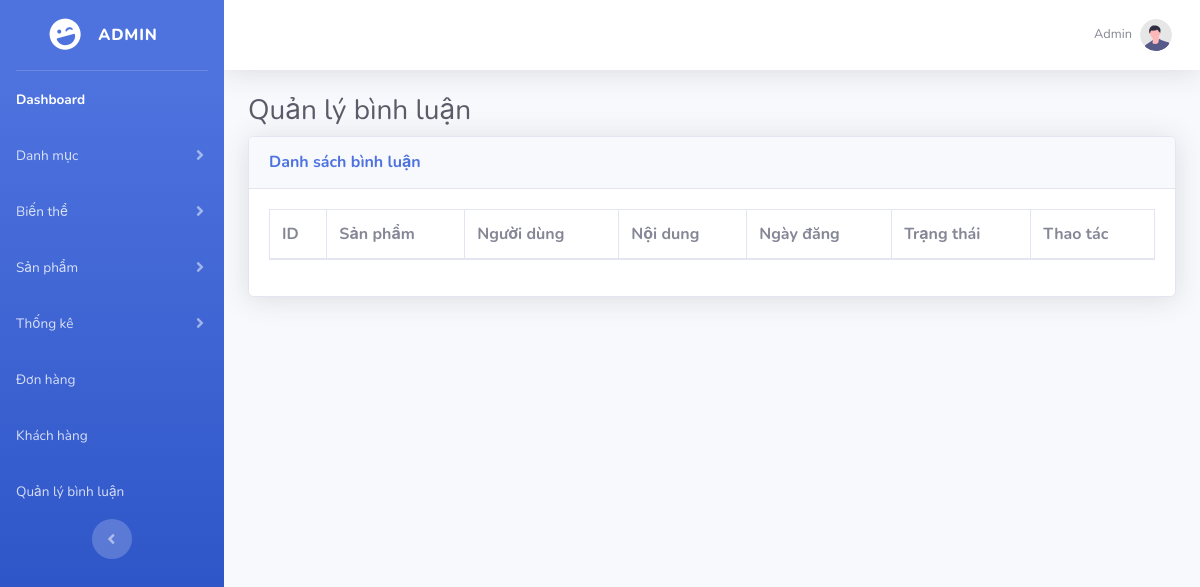
The page /Du_An_1/admin/index.php?act=listComments on the database as committed earlier.
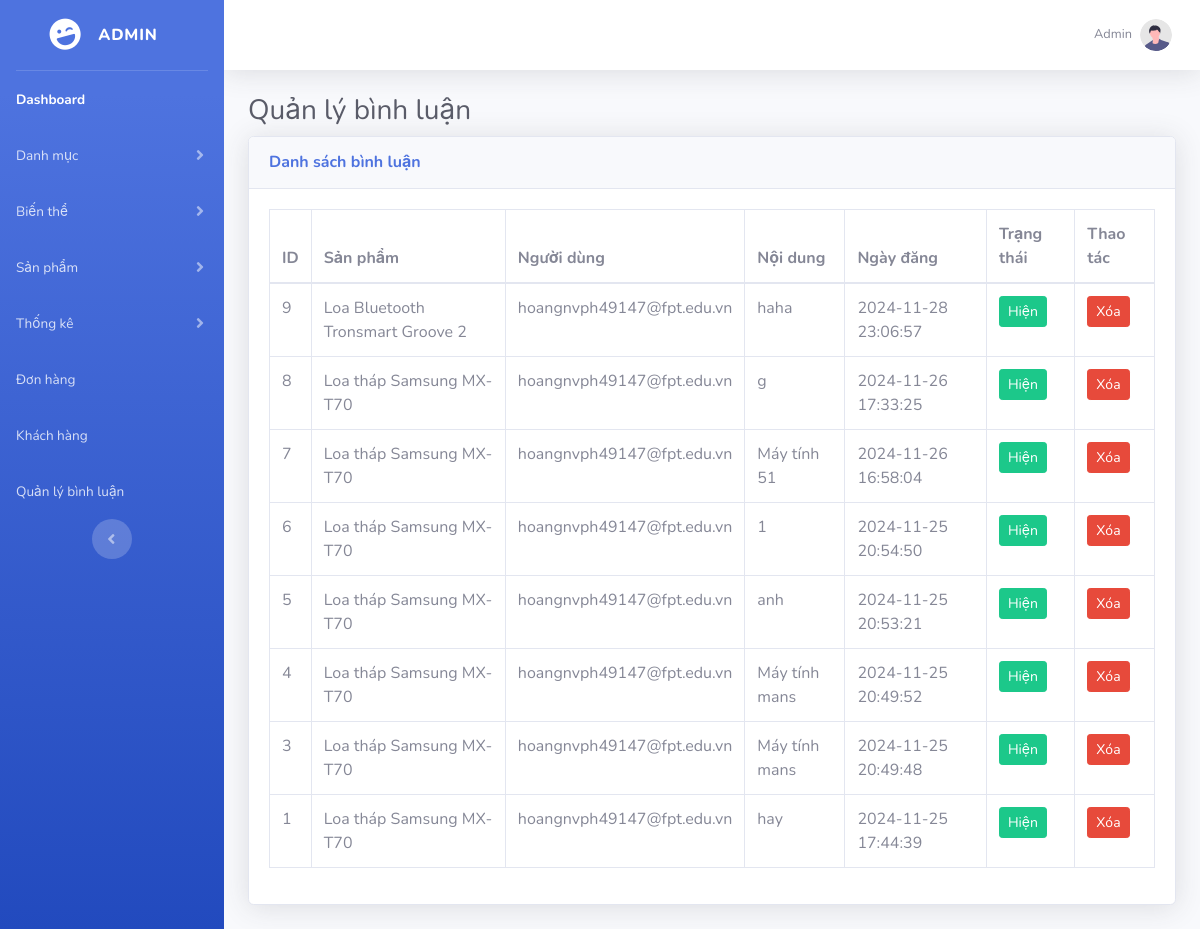
The same page on the database as committed later.
### tables this page shows
CREATE TABLE `comments` (
  `id_comment` int NOT NULL COMMENT 'Mã bình luận',
  `id_product` int NOT NULL COMMENT 'Mã sản phẩm',
  `id_user` int NOT NULL COMMENT 'Mã user',
  `content` text NOT NULL COMMENT 'Nội dung bình luận ',
  `censorship` tinyint NOT NULL DEFAULT '0' COMMENT '0 là hiện, 1 là đã ẩn',
  `day_post` datetime DEFAULT CURRENT_TIMESTAMP COMMENT 'Ngày tạo '
);

CREATE TABLE `products` (
  `id_product` int NOT NULL COMMENT 'Mã sản phẩm',
  `id_category` int NOT NULL COMMENT 'Mã loại hàng',
  `firms` varchar(255) NOT NULL COMMENT 'Hãng của sản phẩm',
  `name` varchar(255) NOT NULL COMMENT 'Tên của sản phẩm',
  `price` int UNSIGNED NOT NULL COMMENT 'Giá của sản phẩm ',
  `amount` int UNSIGNED NOT NULL COMMENT 'Số lượng',
  `discount` int UNSIGNED NOT NULL COMMENT 'Giảm giá của sản phẩm. Mặc định là 0% và giảm tối đa 20%',
  `description` text COMMENT 'Mô tả của sản phẩm',
  `img_product` varchar(255) DEFAULT NULL COMMENT 'Hình ảnh của sản phẩm',
  `censorship` tinyint NOT NULL DEFAULT '0' COMMENT '0 là hiện, 1 là đã ẩn',
  `view` int NOT NULL DEFAULT '0' COMMENT 'Số lượt xem của sản phẩm',
  `created_at` datetime DEFAULT CURRENT_TIMESTAMP COMMENT 'Ngày tạo ',
  `updated_at` datetime DEFAULT CURRENT_TIMESTAMP COMMENT 'Ngày cập nhật'
);

CREATE TABLE `users` (
  `id_user` int NOT NULL COMMENT 'Mã user',
  `email` varchar(255) NOT NULL COMMENT 'Địa chỉ email của user',
  `password` varchar(100) NOT NULL COMMENT 'Mật khẩu đăng nhặp của user',
  `role` tinyint NOT NULL DEFAULT '0' COMMENT '0 là khách hàng, 1 là nhân viên, 2 là quản trị',
  `day_registered` timestamp NULL DEFAULT CURRENT_TIMESTAMP COMMENT 'Ngày đăng kí tài khoản của user '
);

### Du_An_1/admin/controller/commentcontroller.php (called while the page is built, shortened)
<?php
class CommentController
{
    private $commentModel;
    function __construct()
    {
        $this->commentModel = new CommentModel();
    }
    function listComments()
    {
        $comments = $this->commentModel->getAllComments();
        require_once "view/listcomments.php";
    }
}

### Du_An_1/admin/index.php (called while the page is built, shortened)
<?php
require_once __DIR__ . '/../commons/function.php';
require_once __DIR__ . '/controller/commentcontroller.php';
require_once __DIR__ . '/model/commentmodel.php';
$act = $_GET['act'] ?? '/';
$id_category = $_GET['id_category'] ?? null;
$id_variant = $_GET['id_variant'] ?? null;
$id_user = $_GET['id_user'] ?? null;
match ($act) {
    '/' => (new trang_chu())->trang_chu(),
    'listProduct' => (new productController())->listProduct(),
    'insertProduct' => (new productController())->insert(),
    'updateProduct' => (new productController())->update($_GET['id']),
    'deleteProduct' => (new productController())->delete($_GET['id']),
    'listProduct_variant' => (new productController())->listProduct_variant(),
    'updateProduct_variant' => (new productController())->updateProduct_variant($_GET['id_pro'], $_GET['id_var']),
    'deleteProduct_variant' => (new productController())->deleteProduct_variant($_GET['id_pro'], $_GET['id_var']),
    'listBill' => (new billController())->listBill(),
    'updateBill' => (new billController())->updateBill($_GET['id']),
    'addvariant' => (new variantController())->insert(),
    'listvariant' => (new variantController())->listvariant(),
    'updatevariant' => (new variantController())->update($id_variant),
    'deletevariant' => (new variantController())->delete($id_variant),
    'addcategories' => (new catagoriesController())->insert(),
    'listcategories' => (new catagoriesController())->listcategories(),
    'updatecategories' => (new catagoriesController())->update($id_category),
    'deletecategories' => (new catagoriesController())->delete($id_category),
    'listUser' => (new UserController())->listUsers(),
    'addUser' => (new UserController())->addUser(),
    'insertUser' => (new UserController())->insertUser(),
    'deleteUser' => (new UserController())->deleteUser($id_user),
    'listthongkesl' => (new thongkeslController())->listThongkesl(),
    'bieudosl' => (new thongkeslController())->bieudosl(),
    'listComments' => (new CommentController())->listComments(),
    'toggleCensorship' => (new CommentController())->toggleCensorship($_GET['id'], $_GET['status']),
    'deleteComment' => (new CommentController())->deleteComment($_GET['id']),
    default => throw new Exception("No matching action found for '$act'"),
};

### Du_An_1/commons/function.php (called while the page is built, shortened)
<?php
function connDBAss()
{
    $host = "mysql:host=localhost;dbname=pro1014;charset=utf8";
    $user = "root";
    $pass = "";
    try {
        $conn = new PDO($host, $user, $pass);
        $conn->setAttribute(PDO::ATTR_ERRMODE, PDO::ERRMODE_EXCEPTION);
        return $conn;
    } catch (PDOException $th) {
        echo $th->getMessage();
    }
}

### Du_An_1/admin/model/commentmodel.php (called while the page is built, shortened)
<?php
class CommentModel
{
    public $conn;
    function __construct()
    {
        $this->conn = connDBAss();
    }
    function getAllComments()
    {
        $sql = "SELECT comments.*, products.name as product_name, users.email as user_email
                FROM comments
                JOIN products ON comments.id_product = products.id_product
                JOIN users ON comments.id_user = users.id_user
                ORDER BY comments.day_post DESC";
        return $this->conn->query($sql)->fetchAll();
    }
}

### Du_An_1/admin/view/listcomments.php (the view, shortened to what this page needs)
<?php
require_once 'layout/header.php';
require_once 'layout/navbar.php';
?>
<div id="content-wrapper" class="d-flex flex-column">
    <div id="content">
        <nav class="navbar navbar-expand navbar-light bg-white topbar mb-4 static-top shadow">
            <ul class="navbar-nav ml-auto">
                <li class="nav-item dropdown no-arrow">
                    <a class="nav-link dropdown-toggle" href="#" id="userDropdown" role="button" data-toggle="dropdown"
                        aria-haspopup="true" aria-expanded="false">
                        <span class="mr-2 d-none d-lg-inline text-gray-600 small">Admin</span>
                        <img class="img-profile rounded-circle" src="img/undraw_profile.svg">
                    </a>
                </li>
            </ul>
        </nav>
        <div class="container-fluid">
            <h1 class="h3 mb-2 text-gray-800">Quản lý bình luận</h1>
            <div class="card shadow mb-4">
                <div class="card-header py-3">
                    <h6 class="m-0 font-weight-bold text-primary">Danh sách bình luận</h6>
                </div>
                <div class="card-body">
                    <div class="table-responsive">
                        <table class="table table-bordered" width="100%" cellspacing="0">
                            <thead>
                                <tr>
                                    <th>ID</th>
                                    <th>Sản phẩm</th>
                                    <th>Người dùng</th>
                                    <th>Nội dung</th>
                                    <th>Ngày đăng</th>
                                    <th>Trạng thái</th>
                                    <th>Thao tác</th>
                                </tr>
                            </thead>
                            <tbody>
                                <?php foreach ($comments as $comment): ?>
                                <tr>
                                    <td><?= $comment['id_comment'] ?></td>
                                    <td><?= $comment['product_name'] ?></td>
                                    <td><?= $comment['user_email'] ?></td>
                                    <td><?= $comment['content'] ?></td>
                                    <td><?= $comment['day_post'] ?></td>
                                    <td>
                                        <a href="?act=toggleCensorship&id=<?= $comment['id_comment'] ?>&status=<?= $comment['censorship'] ?>"
                                            class="btn btn-sm <?= $comment['censorship'] == 0 ? 'btn-success' : 'btn-warning' ?>">
                                            <?= $comment['censorship'] == 0 ? 'Hiện' : 'Ẩn' ?>
                                        </a>
                                    </td>
                                    <td>
                                        <a onclick="return confirm('Bạn có chắc muốn xóa bình luận này?')"
                                            href="?act=deleteComment&id=<?= $comment['id_comment'] ?>"
                                            class="btn btn-danger btn-sm">Xóa</a>
                                    </td>
                                </tr>
                                <?php endforeach; ?>
                            </tbody>
                        </table>
                    </div>
                </div>
            </div>
        </div>
    </div>
</div>
<?php
require_once 'layout/footer.php';
?>

### Du_An_1/admin/view/layout/header.php (shortened to what this page needs)
<!DOCTYPE html>
<html lang="en">
<head>
    <link href="vendor/fontawesome-free/css/all.min.css" rel="stylesheet" type="text/css">
    <link href="css/sb-admin-2.min.css" rel="stylesheet">
</head>
<body id="page-top">
    <div id="wrapper">

### Du_An_1/admin/view/layout/navbar.php (shortened to what this page needs)
<ul class="navbar-nav bg-gradient-primary sidebar sidebar-dark accordion" id="accordionSidebar">
    <a class="sidebar-brand d-flex align-items-center justify-content-center" href="./">
        <div class="sidebar-brand-icon rotate-n-15">
            <i class="fas fa-laugh-wink"></i>
        </div>
        <div class="sidebar-brand-text mx-3">Admin</div>
    </a>
    <hr class="sidebar-divider my-0">
    <li class="nav-item active">
        <a class="nav-link" href="./">
            <span>Dashboard</span></a>
    </li>
    <li class="nav-item">
        <a class="nav-link collapsed" href="" data-toggle="collapse" data-target="#collapseTwo" aria-expanded="true"
            aria-controls="collapseTwo">
            <span>Danh mục</span>
        </a>
    </li>
    <li class="nav-item">
        <a class="nav-link collapsed" href="#" data-toggle="collapse" data-target="#collapseUtilities"
            aria-expanded="true" aria-controls="collapseUtilities">
            <span>Biến thể</span>
        </a>
    </li>
    <li class="nav-item">
        <a class="nav-link collapsed" href="#" data-toggle="collapse" data-target="#collapsePages" aria-expanded="true"
            aria-controls="collapsePages">
            <span>Sản phẩm</span>
        </a>
    </li>
    <li class="nav-item">
        <a class="nav-link collapsed" href="" data-toggle="collapse" data-target="#collapseStatistics"
            aria-expanded="true" aria-controls="collapseStatistics">
            <span>Thống kê</span>
        </a>
    </li>
    <li class="nav-item">
        <a class="nav-link" href="?act=listBill">
            <span>Đơn hàng</span></a>
    </li>
    <li class="nav-item">
        <a class="nav-link" href="?act=listUser">
            <span>Khách hàng</span>
        </a>
    </li>
    <li class="nav-item">
        <a class="nav-link" href="?act=listComments">
            <span>Quản lý bình luận</span>
        </a>
    </li>
    <div class="text-center d-none d-md-inline">
        <button class="rounded-circle border-0" id="sidebarToggle"></button>
    </div>
</ul>

### Du_An_1/admin/view/layout/footer.php
</div>
</body>
</html>

Rows that differ between the two databases and show on the page:
added comments: id_comment "9", id_product.name "Loa Bluetooth Tronsmart Groove 2", id_user.email "hoangnvph49147@fpt.edu.vn", content "haha", day_post "2024-11-28 23:06:57", censorship "Hiện"
added comments: id_comment "8", id_product.name "Loa tháp Samsung MX-T70", id_user.email "hoangnvph49147@fpt.edu.vn", content "g", day_post "2024-11-26 17:33:25", censorship "Hiện"
added comments: id_comment "7", id_product.name "Loa tháp Samsung MX-T70", id_user.email "hoangnvph49147@fpt.edu.vn", content "Máy tính 51", day_post "2024-11-26 16:58:04", censorship "Hiện"
added comments: id_comment "6", id_product.name "Loa tháp Samsung MX-T70", id_user.email "hoangnvph49147@fpt.edu.vn", content "1", day_post "2024-11-25 20:54:50", censorship "Hiện"
added comments: id_comment "5", id_product.name "Loa tháp Samsung MX-T70", id_user.email "hoangnvph49147@fpt.edu.vn", content "anh", day_post "2024-11-25 20:53:21", censorship "Hiện"
added comments: id_comment "4", id_product.name "Loa tháp Samsung MX-T70", id_user.email "hoangnvph49147@fpt.edu.vn", content "Máy tính mans", day_post "2024-11-25 20:49:52", censorship "Hiện"
added comments: id_comment "3", id_product.name "Loa tháp Samsung MX-T70", id_user.email "hoangnvph49147@fpt.edu.vn", content "Máy tính mans", day_post "2024-11-25 20:49:48", censorship "Hiện"
added comments: id_comment "1", id_product.name "Loa tháp Samsung MX-T70", id_user.email "hoangnvph49147@fpt.edu.vn", content "hay", day_post "2024-11-25 17:44:39", censorship "Hiện"
